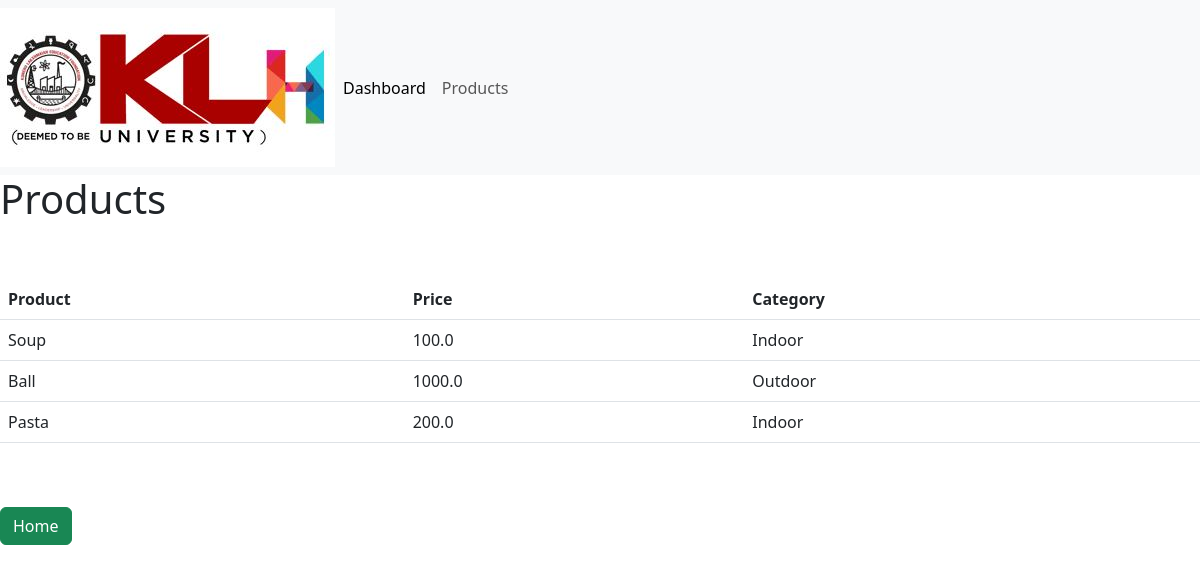
Page /products on the committed database.
### calc/models.py (models this page shows, shortened)
class Product(models.Model):
    category = (
        ('Indoor', 'Indoor'),
        ('Outdoor', 'Outdoor')
    )
    name = models.CharField(max_length=100, null=True)
    price = models.FloatField(null=True)
    category = models.CharField(max_length=100, null=True, choices=category)
    tags = models.ManyToManyField(Tag)

### calc/views.py (the view)
# urls.py: path('products',views.products, name='products'),
def products(request):
 products=Product.objects.all()
 return render(request,'products.html',{'prodlist':products})

### templates/products.html
{% extends 'base.html' %}
{% block content %}
<h1>Products</h1><br><br>
<table class="table">
    <tr>
        <th>Product</th>
        <th>Price</th>
        <th>Category</th>
    </tr>
    {% for product in prodlist %}
    <tr>
        <td>{{product.name}}</td>
        <td>{{product.price}}</td>
        <td>{{product.category}}</td>
    </tr>
    {% endfor %}
</table>
<br>
<br>
<a href="{% url 'home' %}"><button type="button" class="btn btn-success">Home</button></a>
{% endblock %}

### rows in the picture
Product: name "Soup", price "100.0", category "Indoor"
Product: name "Ball", price "1000.0", category "Outdoor"
Product: name "Pasta", price "200.0", category "Indoor"
